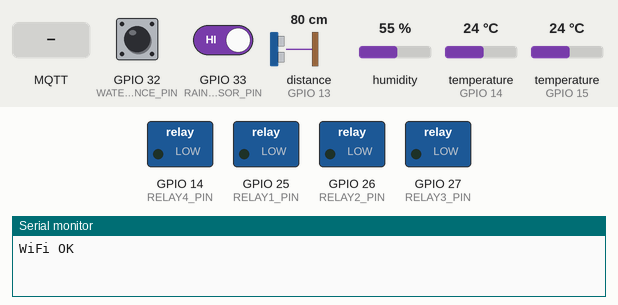
The sketch below on a simulated ESP32. Parts: switched loads named in the sketch (green lamp = pin HIGH), the last lines printed to the serial monitor. The test bench sets the inputs (shaded band); at power-on: distance to the obstacle (sensor on GPIO 13) 80 cm, GPIO 32 (WATER_PRESENCE_PIN) HIGH, GPIO 33 (RAIN_SENSOR_PIN) HIGH, humidity 55 %, temperature (sensors on GPIO 14, GPIO 15) 24 °C. The echo pulse lasts 58.3 µs per cm; WiFi joins after 1.5 s; servers stay silent unless stated; the local clock reads 2024-03-15 10:24:30 at power-on unless the sketch sets it; no MQTT or app messages arrive unless stated; pins used as bus, display or sensor lines are not drawn.

Above: at 2.7 s.
2.8 s: distance to the obstacle (sensor on GPIO 13) set to 4 cm
At 6.9 s:
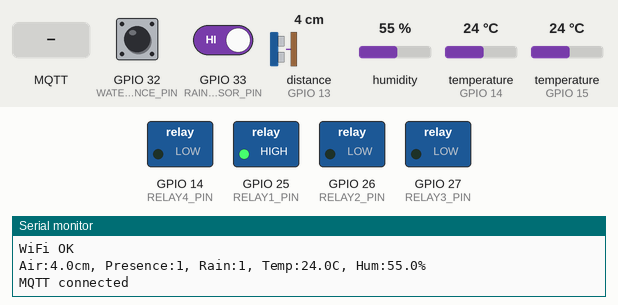
7.2 s: MQTT message "ews/relay" arrives on the first subscribed topic
Timing chart, 0 to 10.2 s (numbered marks = the images above; inputs shaded):
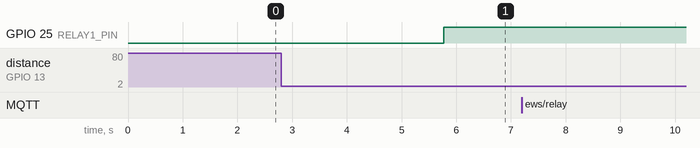

The sketch:

esp32_sensors.ino
```cpp
#include <WiFi.h>
#include <time.h>
#include <Firebase_ESP_Client.h>
#include <PubSubClient.h>
#include <OneWire.h>
#include <DallasTemperature.h>
#include <DHT.h>

// --- WiFi ---
const char* ssid = "NAMA_WIFI";
const char* password = "PASSWORD_WIFI";

// --- Firebase ---
#define API_KEY "AIzaSyB2fzKLKbzcyNU-lDmevv7Dc6xchyqE0AU"
#define USER_EMAIL "esp32@ews-dashboard.local"
#define USER_PASSWORD "Mabarskuy123"
#define PROJECT_ID "ews-dashboard-99dda"

// --- MQTT (HiveMQ) ---
const char* mqtt_server = "d6e43354d203418ab452c2ef94e9ed66.s1.eu.hivemq.cloud";
const char* mqtt_user = "dashboard";
const char* mqtt_pass = "12345678";
const int mqtt_port = 8883;

// --- Pin Sensor ---
#define TRIG_PIN 12      // HC-SR04 Trig
#define ECHO_PIN 13      // HC-SR04 Echo
#define WATER_PRESENCE_PIN 32  // Water level sensor digital (1/0)
#define RAIN_SENSOR_PIN 33     // Rain sensor digital (1/0)
#define ONE_WIRE_BUS 15        // DS18B20 data pin
#define DHT_PIN 14             // DHT22/AM2302 data
#define DHT_TYPE DHT22

// --- Relay ---
#define RELAY1_PIN 25
#define RELAY2_PIN 26
#define RELAY3_PIN 27
#define RELAY4_PIN 14

// --- Global ---
WiFiClientSecure espMQTTClient;
PubSubClient mqttClient(espMQTTClient);
FirebaseData fbdo;
FirebaseAuth auth;
FirebaseConfig config;
OneWire oneWire(ONE_WIRE_BUS);
DallasTemperature ds18b20(&oneWire);
DHT dht(DHT_PIN, DHT_TYPE);

unsigned long lastSensorRead = 0;
unsigned long lastMQTTReconnect = 0;
const unsigned long sensorInterval = 5000; // baca sensor tiap 5 detik
const unsigned long firebaseInterval = 15000; // kirim ke Firestore tiap 15 detik
unsigned long lastFirebaseSend = 0;

// Data sensor
float water_level = 0.0;
int water_presence = 0;
int rain_detected = 0;
float temperature = 0.0;
float humidity = 0.0;

// Manual relay override
bool manualRelay3 = false;
bool manualRelay4 = false;

// --- Fungsi baca HC-SR04 ---
float readUltrasonic() {
  digitalWrite(TRIG_PIN, LOW);
  delayMicroseconds(2);
  digitalWrite(TRIG_PIN, HIGH);
  delayMicroseconds(10);
  digitalWrite(TRIG_PIN, LOW);
  long duration = pulseIn(ECHO_PIN, HIGH, 30000); // timeout 30ms
  if (duration == 0) return -1; // error
  float distance = duration * 0.034 / 2; // cm
  return distance;
}

// --- Baca semua sensor ---
void readSensors() {
  // Ultrasonik
  water_level = readUltrasonic();
  if (water_level < 0) water_level = 0; // fallback

  // Water presence (digital)
  water_presence = digitalRead(WATER_PRESENCE_PIN);

  // Rain sensor
  rain_detected = digitalRead(RAIN_SENSOR_PIN);

  // Suhu DS18B20
  ds18b20.requestTemperatures();
  temperature = ds18b20.getTempCByIndex(0);

  // Kelembaban DHT
  humidity = dht.readHumidity();
  if (isnan(humidity)) humidity = 0;

  Serial.printf("Air:%.1fcm, Presence:%d, Rain:%d, Temp:%.1fC, Hum:%.1f%%\n",
                water_level, water_presence, rain_detected, temperature, humidity);
}

// --- Kontrol relay otomatis ---
void controlRelay() {
  if (manualRelay3 || manualRelay4) {
    digitalWrite(RELAY3_PIN, manualRelay3 ? HIGH : LOW);
    digitalWrite(RELAY4_PIN, manualRelay4 ? HIGH : LOW);
    digitalWrite(RELAY1_PIN, LOW);
    digitalWrite(RELAY2_PIN, LOW);
    return;
  }
  // Threshold sesuai pengaturan
  if (water_level >= 600) { // Bahaya
    digitalWrite(RELAY1_PIN, LOW);
    digitalWrite(RELAY2_PIN, LOW);
    digitalWrite(RELAY3_PIN, HIGH);
    digitalWrite(RELAY4_PIN, HIGH);
  } else if (water_level >= 400) { // Waspada (sebelumnya siaga)
    digitalWrite(RELAY1_PIN, LOW);
    digitalWrite(RELAY2_PIN, HIGH);
    digitalWrite(RELAY3_PIN, LOW);
    digitalWrite(RELAY4_PIN, LOW);
  } else if (water_level >= 200) { // Siaga
    digitalWrite(RELAY1_PIN, HIGH);
    digitalWrite(RELAY2_PIN, LOW);
    digitalWrite(RELAY3_PIN, LOW);
    digitalWrite(RELAY4_PIN, LOW);
  } else { // Aman
    digitalWrite(RELAY1_PIN, HIGH);
    digitalWrite(RELAY2_PIN, LOW);
    digitalWrite(RELAY3_PIN, LOW);
    digitalWrite(RELAY4_PIN, LOW);
  }
}

// --- MQTT callback ---
void mqttCallback(char* topic, byte* payload, unsigned int length) {
  char msg[length+1];
  memcpy(msg, payload, length);
  msg[length] = 0;
  if (strcmp(topic, "ews/relay") == 0) {
    String json = String(msg);
    if (json.indexOf("\"relay3\":true") >= 0) manualRelay3 = true;
    else if (json.indexOf("\"relay3\":false") >= 0) manualRelay3 = false;
    if (json.indexOf("\"relay4\":true") >= 0) manualRelay4 = true;
    else if (json.indexOf("\"relay4\":false") >= 0) manualRelay4 = false;
    if (!manualRelay3 && !manualRelay4) {
      Serial.println("Manual override off");
    }
  }
}

void connectMQTT() {
  if (mqttClient.connected()) return;
  mqttClient.setServer(mqtt_server, mqtt_port);
  mqttClient.setCallback(mqttCallback);
  espMQTTClient.setInsecure();
  if (mqttClient.connect("ESP32_Sensors", mqtt_user, mqtt_pass)) {
    Serial.println("MQTT connected");
    mqttClient.subscribe("ews/relay");
  }
}

// --- Kirim ke Firestore ---
void sendToFirestore() {
  FirebaseJson content;
  content.set("fields/water_level/doubleValue", water_level);
  content.set("fields/water_presence/integerValue", water_presence);
  content.set("fields/rain_detected/integerValue", rain_detected);
  content.set("fields/temperature/doubleValue", temperature);
  content.set("fields/humidity/doubleValue", humidity);

  time_t now = time(NULL);
  content.set("fields/timestamp/integerValue", (int)now);

  if (Firebase.Firestore.updateDocument(&fbdo, PROJECT_ID, "", "realtime/current", content.raw())) {
    Serial.println("Firebase current updated");
  } else {
    Serial.print("Firebase error: "); Serial.println(fbdo.errorReason());
  }

  // Kirim juga ke history setiap 15 menit (cek menit)
  struct tm timeinfo;
  if (getLocalTime(&timeinfo) && (timeinfo.tm_min % 15 == 0) && (timeinfo.tm_sec < 10)) {
    if (Firebase.Firestore.createDocument(&fbdo, PROJECT_ID, "", "history", content.raw())) {
      Serial.println("History added");
    }
  }
}

void setup() {
  Serial.begin(115200);
  pinMode(TRIG_PIN, OUTPUT);
  pinMode(ECHO_PIN, INPUT);
  pinMode(WATER_PRESENCE_PIN, INPUT);
  pinMode(RAIN_SENSOR_PIN, INPUT);
  pinMode(RELAY1_PIN, OUTPUT); pinMode(RELAY2_PIN, OUTPUT);
  pinMode(RELAY3_PIN, OUTPUT); pinMode(RELAY4_PIN, OUTPUT);
  digitalWrite(RELAY1_PIN, LOW); digitalWrite(RELAY2_PIN, LOW);
  digitalWrite(RELAY3_PIN, LOW); digitalWrite(RELAY4_PIN, LOW);

  WiFi.begin(ssid, password);
  while (WiFi.status() != WL_CONNECTED) delay(500);
  Serial.println("WiFi OK");

  configTime(25200, 0, "pool.ntp.org", "time.nist.gov");
  ds18b20.begin();
  dht.begin();

  config.api_key = API_KEY;
  auth.user.email = USER_EMAIL;
  auth.user.password = USER_PASSWORD;
  Firebase.begin(&config, &auth);
}

void loop() {
  if (!mqttClient.connected()) {
    if (millis() - lastMQTTReconnect > 5000) {
      lastMQTTReconnect = millis();
      connectMQTT();
    }
  } else {
    mqttClient.loop();
  }

  if (millis() - lastSensorRead >= sensorInterval) {
    lastSensorRead = millis();
    readSensors();
    controlRelay();
  }

  if (millis() - lastFirebaseSend >= firebaseInterval) {
    lastFirebaseSend = millis();
    sendToFirestore();
  }
}
```
